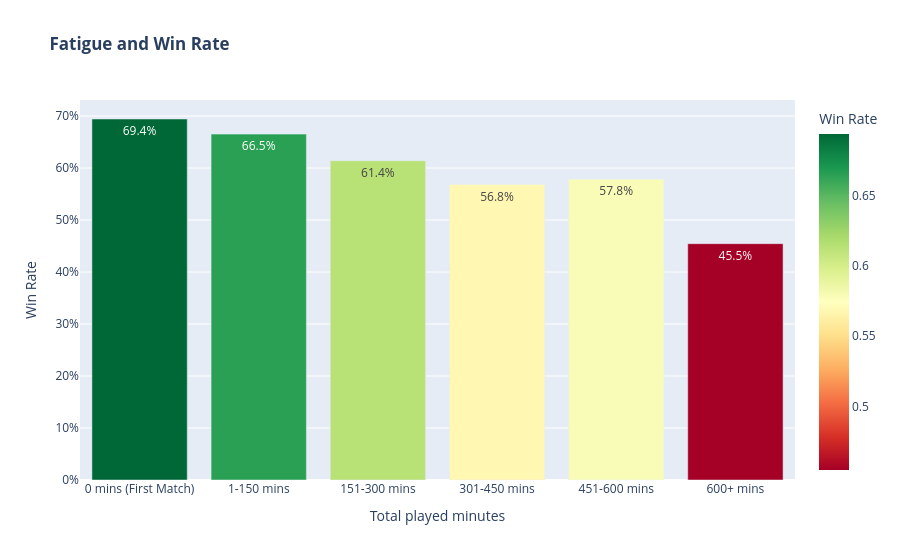

The notebook cell saved with this chart:
### Markdown cell above
### 3.3 Fatigue factor
**Hypothesis:** players who have already spent many minutes on court in a tournament win less often in later rounds.

**Caveat (survivorship bias):** only strong players reach the late rounds, so their win rate can *rise* with minutes played. That's why the model uses fatigue as a **difference** between two players in the same match, not as an absolute value.

### Code cell
#1. Sorting data with match order
df_fatigue = df_final.sort_values(by=['tourney_id', 'player_id','match_num'])

#2. Create function to accumulate the on court minutes
def acc_minutes(series):
  return series.shift(1).fillna(0).cumsum() # Shift first record to avoid counting current match minutes, fill NA with 0, then cumulative sum

#3. Create new acc_minutes columns:
df_fatigue['acc_played_minutes'] = df_fatigue.groupby(['tourney_id', 'player_id'])['minutes'].transform(acc_minutes)

# 4. Bins
bins = [-1, 0, 150, 300, 450, 600, np.inf]
labels = ['0 mins (First Match)', '1-150 mins', '151-300 mins', '301-450 mins', '451-600 mins', '600+ mins']

# 5. Added label column
df_fatigue['bin_minutes'] = pd.cut(df_fatigue['acc_played_minutes'], bins=bins, labels=labels)

# 6. Win rate by bin (top 30 players only, for EDA)
fatigue_plot = df_fatigue[df_fatigue['player_rank'] <= 30]
fatigue_eda = fatigue_plot.groupby('bin_minutes', observed=False)['result'].agg(
    total_matches='count',
    win_rate='mean'
).reset_index()

# 7. Plot
fig = px.bar(
    fatigue_eda,
    x='bin_minutes',
    y='win_rate',
    text_auto='.1%', # percentage
    title='<b> Fatigue and Win Rate </b>',
    labels={'bin_minutes': 'Total played minutes', 'win_rate': 'Win Rate'},    
    color='win_rate',
    color_continuous_scale='RdYlGn' #
)

fig.update_layout(yaxis_tickformat='.0%')
fig.show()

### Figure 1 — Plotly figure (JSON) as saved in the notebook; plotly's stock layout.template omitted (floating-point values rounded to 4 significant figures)
{"data": [{"hovertemplate": "Total played minutes=%{x}<br>Win Rate=%{marker.color}<extra></extra>", "legendgroup": "", "marker": {"color": [0.6943, 0.6652, 0.6139, 0.5683, 0.5784, 0.4545], "coloraxis": "coloraxis", "pattern": {"shape": ""}}, "name": "", "orientation": "v", "showlegend": false, "textposition": "auto", "texttemplate": "%{y:.1%}", "type": "bar", "x": ["0 mins (First Match)", "1-150 mins", "151-300 mins", "301-450 mins", "451-600 mins", "600+ mins"], "xaxis": "x", "y": [0.6943, 0.6652, 0.6139, 0.5683, 0.5784, 0.4545], "yaxis": "y"}], "layout": {"barmode": "relative", "coloraxis": {"autocolorscale": false, "colorbar": {"title": {"text": "Win Rate"}}, "colorscale": [[0, "rgb(165,0,38)"], [0.1, "rgb(215,48,39)"], [0.2, "rgb(244,109,67)"], [0.3, "rgb(253,174,97)"], [0.4, "rgb(254,224,139)"], [0.5, "rgb(255,255,191)"], [0.6, "rgb(217,239,139)"], [0.7, "rgb(166,217,106)"], [0.8, "rgb(102,189,99)"], [0.9, "rgb(26,152,80)"], [1, "rgb(0,104,55)"]]}, "legend": {"tracegroupgap": 0}, "title": {"text": "<b> Fatigue and Win Rate </b>"}, "xaxis": {"anchor": "y", "domain": [0, 1], "title": {"text": "Total played minutes"}}, "yaxis": {"anchor": "x", "domain": [0, 1], "tickformat": ".0%", "title": {"text": "Win Rate"}}}}
